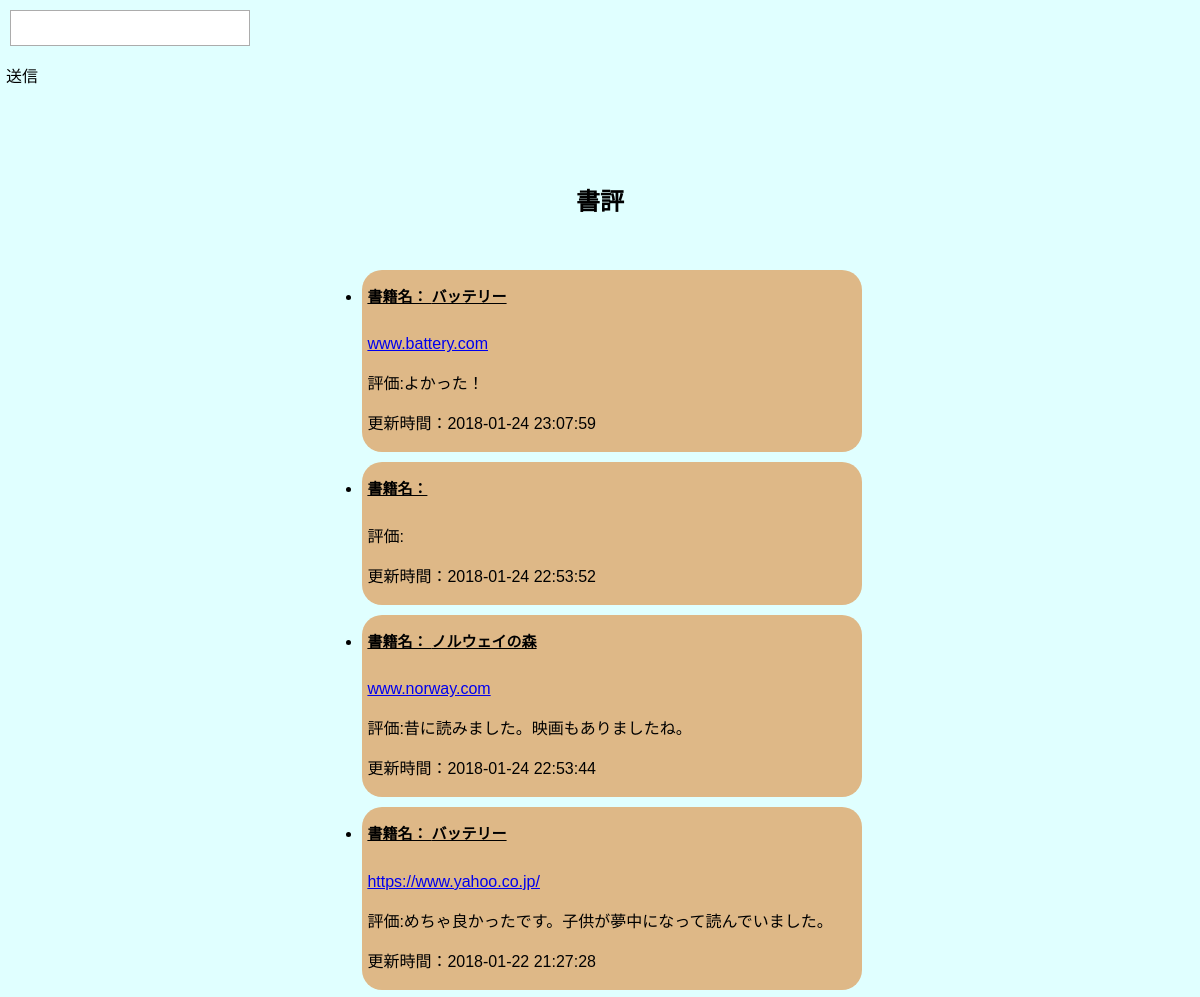
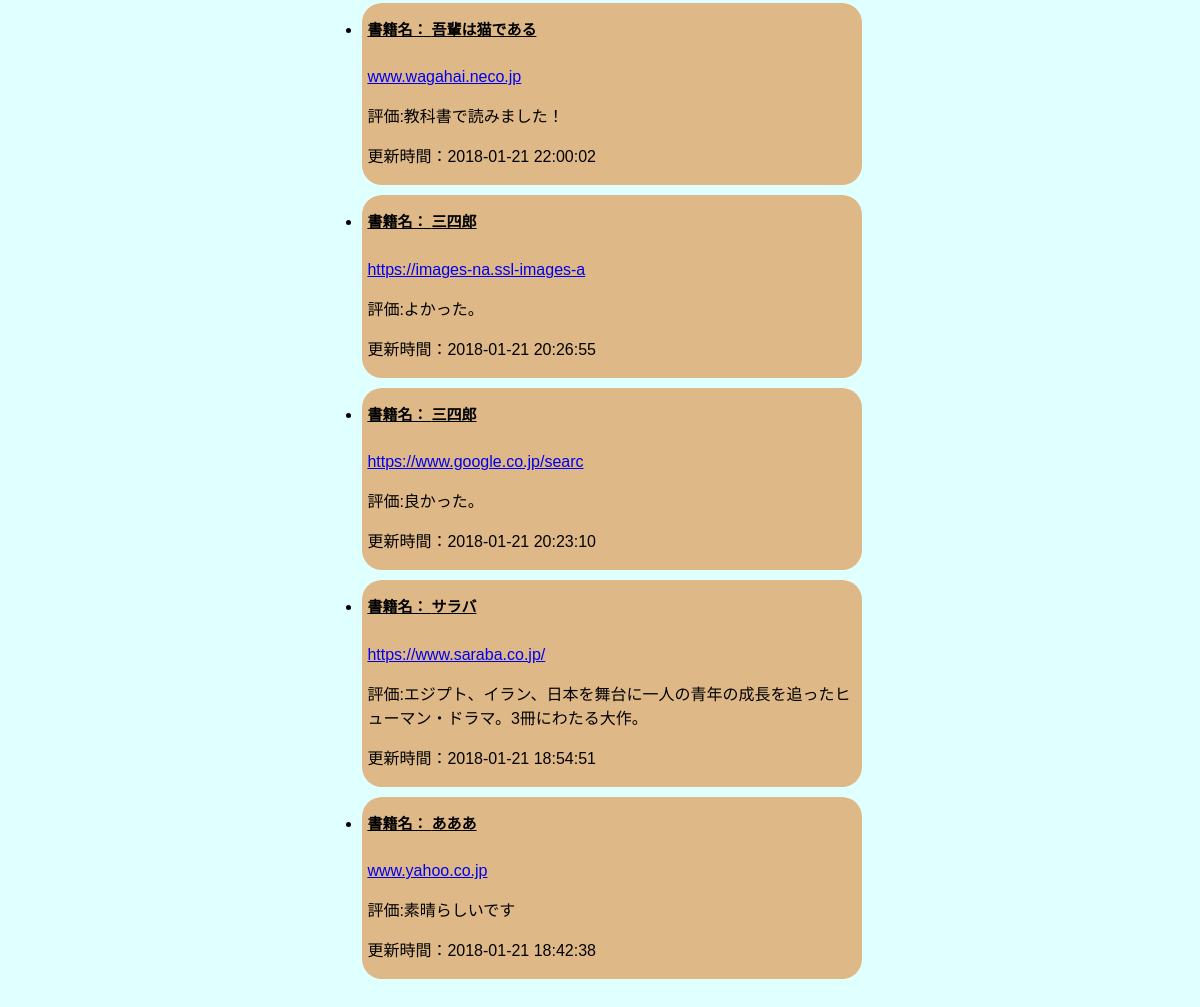
The page / on the database its author committed (2 pictures, top to bottom).
### tables this page shows
CREATE TABLE IF NOT EXISTS `gs_an_table` (
`id` int(12) NOT NULL,
  `title` varchar(64) NOT NULL,
  `book_URL` varchar(3000) NOT NULL,
  `comment` varchar(2000) NOT NULL,
  `time` datetime NOT NULL
);

### index.php (the view, shortened to what this page needs)
<p class="search"><input type="text" id="search" ></p>
<button id="send">送信</button>
<?php
try {
	$pdo = new PDO("mysql:host=localhost;dbname=gs_db;charset=utf8",'root');
}catch (PDOException $e) {
    exit( 'DbConnectError:' . $e->getMessage());
}
$sql='SELECT * FROM gs_an_table order by time desc Limit 100';
$stmt = $pdo->prepare($sql);
$flag = $stmt->execute();
if($flag==false){
    $error = $stmt->errorInfo();
    exit("ErrorQuery:".$error[2]);
}else{
?>
<!DOCTYPE html>
<html lang="ja">
<head>
	<link rel="stylesheet" href="css/sanitize.css">
	<link rel="stylesheet" href="css/style.css">
</head>
<body>
<div class="section section__work" id="work">
	<h2 class="content-title">書評</h2>
	<div class="wrapper">
		<ul class="work-list">
        <?php
       while($result= $stmt->fetch(PDO::FETCH_ASSOC)){
        ?>
			<li class="work-item">
				<h3 class="work-title">書籍名： <?php echo $result['title'];?></h3>
				<a href="<?php print $result['book_URL'];?>"><?php print $result['book_URL'];?></a>
				<p>評価:<?php echo $result['comment'];?></p>
				<p>更新時間：<?php echo $result['time'];?></p>
			 </li>
			 <?php
}
?>
		</ul>
	</div>
</div>
</body>
</html>
	   <?php
}
?>

### css/sanitize.css (style rules this page uses)
html { box-sizing: border-box; cursor: default; font-family: sans-serif; line-height: 1.5; -ms-text-size-adjust: 100%; -webkit-text-size-adjust: 100%; }
body { margin: 0; }
a { background-color: transparent; -webkit-text-decoration-skip: objects; }
button, input, select, textarea { background-color: transparent; border-style: none; color: inherit; font-size: 1em; margin: 0; }
button, input { overflow: visible; }
button, select { text-transform: none; }
button, html [type="button"], [type="reset"], [type="submit"] { -webkit-appearance: button; }
a, area, button, input, label, select, textarea, [tabindex] { -ms-touch-action: manipulation; touch-action: manipulation; }

### css/style.css (style rules this page uses)
html { font-size: 62.5%; }
body { font-size: 1.6rem; background-color: lightcyan; background-image: url("../gatag-00010756.jpg"); background-repeat: repeat; }
ul { margin: 0; padding: 0; }
.wrapper { max-width: 960px; margin:0 auto; }
.content-title { margin-bottom: 50px; font-size: 2.4rem; font-weight: bold; text-align: center; }
.section__work { padding: 76px 0 100px; max-width:66%; margin:auto; }
.work-list { display: flex; flex-wrap: wrap; justify-content: space-between; margin-bottom: 60px; }
.work-title { margin-bottom: 24px; line-height: 1.5; text-decoration: underline; font-size: 1.5rem; }
.work-item { width: 500px; background-color: burlywood; border-radius:20px; margin-bottom: 10px; padding-left: 5px; margin-left: 20%; }
input,textarea { width: 100%; padding: 8px; border: solid 1px #acacac; }
.search { margin-top: 10px; margin-left: 10px; width:20%; background-color: #fff; }

### rows shown on the page
gs_an_table: title "バッテリー", book_URL "www.battery.com", comment "よかった！", time "2018-01-24 23:07:59"
gs_an_table: time "2018-01-24 22:53:52"
gs_an_table: title "ノルウェイの森", book_URL "www.norway.com", comment "昔に読みました。映画もありましたね。", time "2018-01-24 22:53:44"
gs_an_table: title "バッテリー", book_URL "https://www.yahoo.co.jp/", comment "めちゃ良かったです。子供が夢中になって読んでいました。", time "2018-01-22 21:27:28"
gs_an_table: title "吾輩は猫である", book_URL "www.wagahai.neco.jp", comment "教科書で読みました！", time "2018-01-21 22:00:02"
gs_an_table: title "三四郎", book_URL "https://images-na.ssl-images-a", comment "よかった。", time "2018-01-21 20:26:55"
gs_an_table: title "三四郎", book_URL "https://www.google.co.jp/searc", comment "良かった。", time "2018-01-21 20:23:10"
gs_an_table: title "サラバ", book_URL "https://www.saraba.co.jp/", comment "エジプト、イラン、日本を舞台に一人の青年の成長を追ったヒューマン・ドラマ。3冊にわたる大作。", time "2018-01-21 18:54:51"
gs_an_table: title "あああ", book_URL "www.yahoo.co.jp", comment "素晴らしいです", time "2018-01-21 18:42:38"
